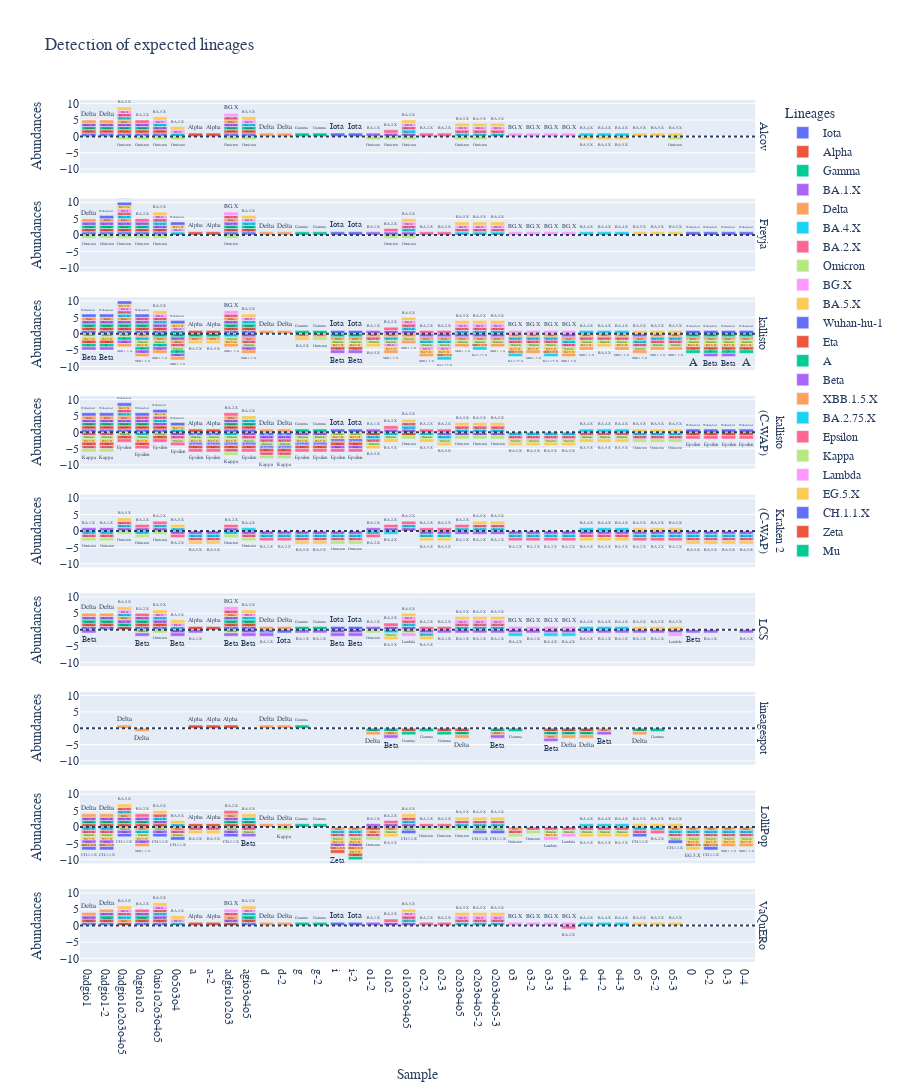

Notebook code cell kept with this figure:
### Code cell
pio.write_image(fig3, fn3, width=1700, height=7000, scale=2)
fig3.show()
